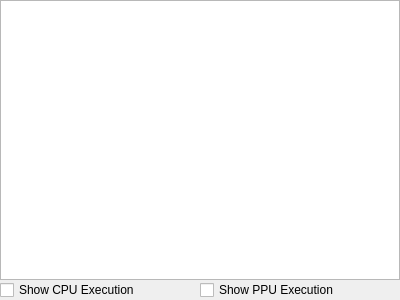
<?xml version="1.0" encoding="UTF-8"?>
<ui version="4.0">
 <class>ExecutionInspectorDockWidget</class>
 <widget class="QDockWidget" name="ExecutionInspectorDockWidget">
  <property name="geometry">
   <rect>
    <x>0</x>
    <y>0</y>
    <width>400</width>
    <height>300</height>
   </rect>
  </property>
  <property name="windowTitle">
   <string>DockWidget</string>
  </property>
  <widget class="QWidget" name="dockWidgetContents">
   <layout class="QGridLayout" name="gridLayout">
    <property name="margin">
     <number>0</number>
    </property>
    <property name="spacing">
     <number>0</number>
    </property>
    <item row="0" column="0">
     <widget class="QTableView" name="tableView">
      <property name="frameShape">
       <enum>QFrame::StyledPanel</enum>
      </property>
      <property name="frameShadow">
       <enum>QFrame::Plain</enum>
      </property>
      <property name="lineWidth">
       <number>1</number>
      </property>
      <property name="editTriggers">
       <set>QAbstractItemView::NoEditTriggers</set>
      </property>
      <property name="alternatingRowColors">
       <bool>true</bool>
      </property>
      <property name="selectionMode">
       <enum>QAbstractItemView::SingleSelection</enum>
      </property>
      <property name="selectionBehavior">
       <enum>QAbstractItemView::SelectRows</enum>
      </property>
      <property name="showGrid">
       <bool>false</bool>
      </property>
      <property name="gridStyle">
       <enum>Qt::NoPen</enum>
      </property>
      <property name="sortingEnabled">
       <bool>false</bool>
      </property>
      <property name="cornerButtonEnabled">
       <bool>false</bool>
      </property>
      <attribute name="horizontalHeaderVisible">
       <bool>true</bool>
      </attribute>
      <attribute name="horizontalHeaderCascadingSectionResizes">
       <bool>false</bool>
      </attribute>
      <attribute name="horizontalHeaderDefaultSectionSize">
       <number>50</number>
      </attribute>
      <attribute name="horizontalHeaderShowSortIndicator" stdset="0">
       <bool>false</bool>
      </attribute>
      <attribute name="horizontalHeaderStretchLastSection">
       <bool>true</bool>
      </attribute>
      <attribute name="verticalHeaderVisible">
       <bool>false</bool>
      </attribute>
      <attribute name="verticalHeaderDefaultSectionSize">
       <number>23</number>
      </attribute>
      <attribute name="verticalHeaderMinimumSectionSize">
       <number>23</number>
      </attribute>
     </widget>
    </item>
    <item row="1" column="0">
     <layout class="QHBoxLayout" name="horizontalLayout">
      <property name="spacing">
       <number>0</number>
      </property>
      <property name="sizeConstraint">
       <enum>QLayout::SetMinimumSize</enum>
      </property>
      <item>
       <widget class="QCheckBox" name="showCPU">
        <property name="text">
         <string>Show CPU Execution</string>
        </property>
       </widget>
      </item>
      <item>
       <widget class="QCheckBox" name="showPPU">
        <property name="text">
         <string>Show PPU Execution</string>
        </property>
       </widget>
      </item>
     </layout>
    </item>
   </layout>
  </widget>
  <action name="actionBreak_on_CPU_execution_here">
   <property name="text">
    <string>Break on CPU execution here</string>
   </property>
   <property name="toolTip">
    <string>Break on CPU execution here</string>
   </property>
  </action>
 </widget>
 <resources/>
 <connections/>
</ui>
